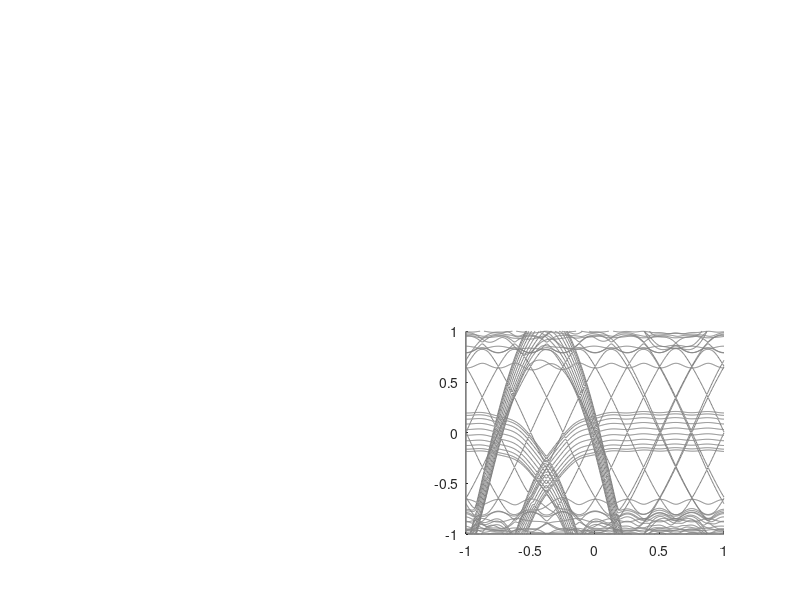

Here is the MATLAB script that generated this plot:
clc
clear all

N=10; M=10; 
%phi1=0.0*pi;t=1; phi=pi*0.4;
phi1=0.0*pi;t=1; phi=pi*0.25;
 tau0=eye(2);taux=[0,1;1,0];tauy=[0,-complex(0,1);complex(0,1),0];tauz=[1,0;0,-1];


A=1; mz=0;  m=2; tz=-0.3; tc=0.1; 
tch=0.0;

T01=[- (-1)*tauz,tc*ones(2,1);tc*ones(1,2),-2]; 
Tz=[(m/2*tauz)+A/2/j*taux,tch*ones(2,1);tch*ones(1,2),1];  
Tx=[(m/2*tauz)+A/2/j*tauy,tch*ones(2,1);tch*ones(1,2),0.1];   
Ty=[(tz*tauz),tch*ones(2,1);tch*ones(1,2),1];


H00=kron(eye(N),T01)+(kron(diag(ones(1,N-1),1), Tx)+kron(diag(ones(1,N-1),-1), Tx'));
H01=kron(diag(exp(j*phi1*[1:N])),Ty);
H00=kron(eye(M),H00)+kron(diag(ones(1,M-1),1), H01)+kron(diag(ones(1,M-1),-1), H01');
H01=kron(kron(diag(exp(j*phi*[1:M])),eye(N)),Tz);

AT=-kron(eye(N),kron(eye(M),diag([2,1,-2])) );

q=401; K=linspace(-1,1,q);
for i=1:q
   kx=K(i)*pi;
   H=H00+H01*exp(j*kx)+H01'*exp(-j*kx);
   [wave,ef]=eig(H);
    E(i,:)=diag(ef);
    Dos(i,:)=real(diag(wave'*AT*wave));
end
subplot(2,2,4)
hold on
plot(K,E,'Color',[0.5,0.5,0.5])
axis([-1,1,-1,1])




% color_length=linspace(0,1,1000);
% Ctest=jet(1000);C11=[];C21=[];C31=[];Colour1=[];
% C=Ctest;
% VVV=(Dos/max(max(abs(Dos)))+1)*0.5;
% 
% x=2*N*M+2;
% 
% for i1=1:20:q
%     for i2=x-80:x+10
% 
%             hold on
%             if (VVV(i1,i2))>0.5
%             Colour=0.9;
%             else
%               Colour=0.2;
%             end
%             Colour1=[Colour1 Colour];
%             C1=interp1(color_length,C(:,1),Colour);
%             C2=interp1(color_length,C(:,2),Colour);
%             C3=interp1(color_length,C(:,3),Colour);
%             plot(K(i1),E(i1,i2) ,'o','MarkerSize',2,'MarkerFaceColor',[C1 C2 C3], 'MarkerEdgeColor',[C1 C2 C3])
%             %quiver(x(i1,i2)/pi,y(i1,i2)/pi,vy(i1,i2)/2,vx(i1,i2)/2,'r')
%     end
% end
% axis([-1,1,-1,1])
